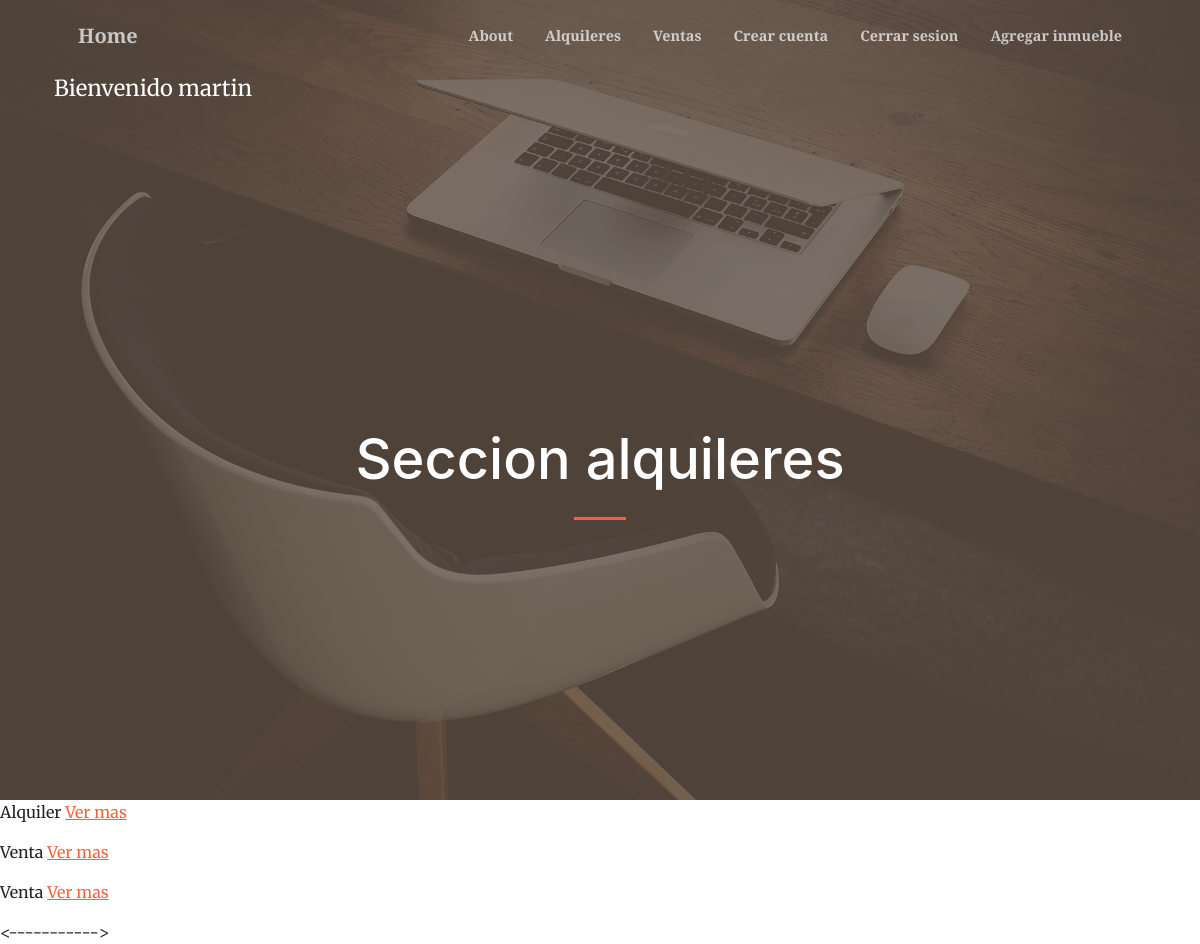
The page /appinmo/inmuebles/ (signed in) on the database its author committed.
### inmobiliaria/models.py (models this page shows, shortened)
class Inmuebles (models.Model):
    tipo_de_operacion = models.CharField(max_length=100)
    precio = models.IntegerField()
    cantidad_ambientes = models.IntegerField()
    cantidad_dormitorios = models.IntegerField()
    descripcion = models.CharField(max_length=100)

### inmobiliaria/views.py (the view, shortened to what this page needs)
# urls.py: path("inmuebles/", InmueblesList.as_view(), name = "inmuebles"),
class InmueblesList( ListView):
    model = Inmuebles
    template_name = "inmobiliaria/inmuebles_list.html"

### inmobiliaria/templates/inmobiliaria/inmuebles_list.html (shortened to what this page needs)
{% extends 'inmobiliaria/base.html' %}
{% block encabezado1 %}
<h1 class="text-white font-weight-bold">Seccion alquileres</h1>
{% endblock %}
{% block contenido %}
    {% for inmueble in object_list %}
        <p>{{inmueble.tipo_de_operacion}}  <a href="{% url 'inmuebles' inmueble.id %}"> Ver mas</a> </p>
    {% endfor %}
{% endblock contenido %}

### inmobiliaria/templates/inmobiliaria/base.html (shortened to what this page needs)
<!DOCTYPE html>
<html lang="en">
    <head>
        {% load static %}
        <link href="https://cdn.jsdelivr.net/npm/bootstrap-icons@1.5.0/font/bootstrap-icons.css" rel="stylesheet" />
        <link href="https://cdnjs.cloudflare.com/ajax/libs/SimpleLightbox/2.1.0/simpleLightbox.min.css" rel="stylesheet" />
        <link href="{% static 'inmobiliaria/css/styles.css' %}" rel="stylesheet" />
    </head>
    <body id="page-top">
        <nav class="navbar navbar-expand-lg navbar-light fixed-top py-3" id="mainNav">
            <div class="container px-4 px-lg-5">
                <a class="navbar-brand" href="{% url 'inicio' %}">Home</a>
                <div class="collapse navbar-collapse" id="navbarResponsive">
                    <ul class="navbar-nav ms-auto my-2 my-lg-0">
                        <li class="nav-item"><a class="nav-link" href="{% url 'about' %}">About</a></li>
                        {% if not request.user.is_authenticated %}
                        <li class="nav-item"><a class="nav-link" href="{% url 'inmuebles' %}">Alquileres</a></li>
                        <li class="nav-item"><a class="nav-link" href="{% url 'ventas' %}">Ventas</a></li>
                        <li class="nav-item"><a class="nav-link" href="{% url 'login' %}">Ingreso Admin</a></li>
                        {% else %}
                        <li class="nav-item"><a class="nav-link" href="{% url 'inmuebles' %}">Alquileres</a></li>
                        <li class="nav-item"><a class="nav-link" href="{% url 'ventas' %}">Ventas</a></li>
                        <li class="nav-item"><a class="nav-link" href="{% url 'registro' %}">Crear cuenta</a></li>
                        <li class="nav-item"><a class="nav-link" href="{% url 'logout' %}">Cerrar sesion</a></li>
                        <li class="nav-item"><a class="nav-link" href="{% url 'crear_inmueble' %}">Agregar inmueble</a></li>
                        {% endif %}
                    </ul>
                </div>
            </div>
        </nav>
        <header class="masthead">
            <div class="container px-4 px-lg-10 h-100">
                {% if user.is_authenticated %}
                    <p style="color: white; font-size: 22px;font-weight: 100px;"> Bienvenido {{ user.username }}
                {% endif %}
                <div class="row gx-4 gx-lg-10 h-100 align-items-center justify-content-center text-center">
                    <div class="col-lg-8 align-self-end">
                        {% block encabezado1 %}
                        {% endblock %}
                        <hr class="divider" />
                    </div>
                </div>
            </div>
        </header>
        {% block contenido %}
        {% endblock %}
    <----------->
</html>

### rows shown on the page
Inmuebles: tipo_de_operacion "Alquiler"
Inmuebles: tipo_de_operacion "Venta"
Inmuebles: tipo_de_operacion "Venta"

### other values the page prints
{{ user.username }} "martin"
